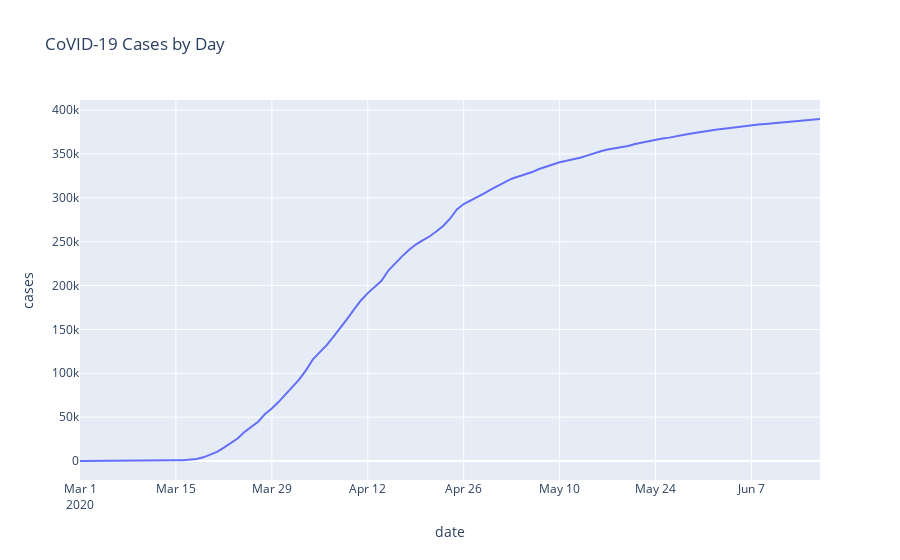

The cell this chart's notebook holds for it:
### Code cell
import plotly.express as px

df = temp_df
fig = px.line(temp_df, x="date", y="cases", title='CoVID-19 Cases by Day')
fig.show()
